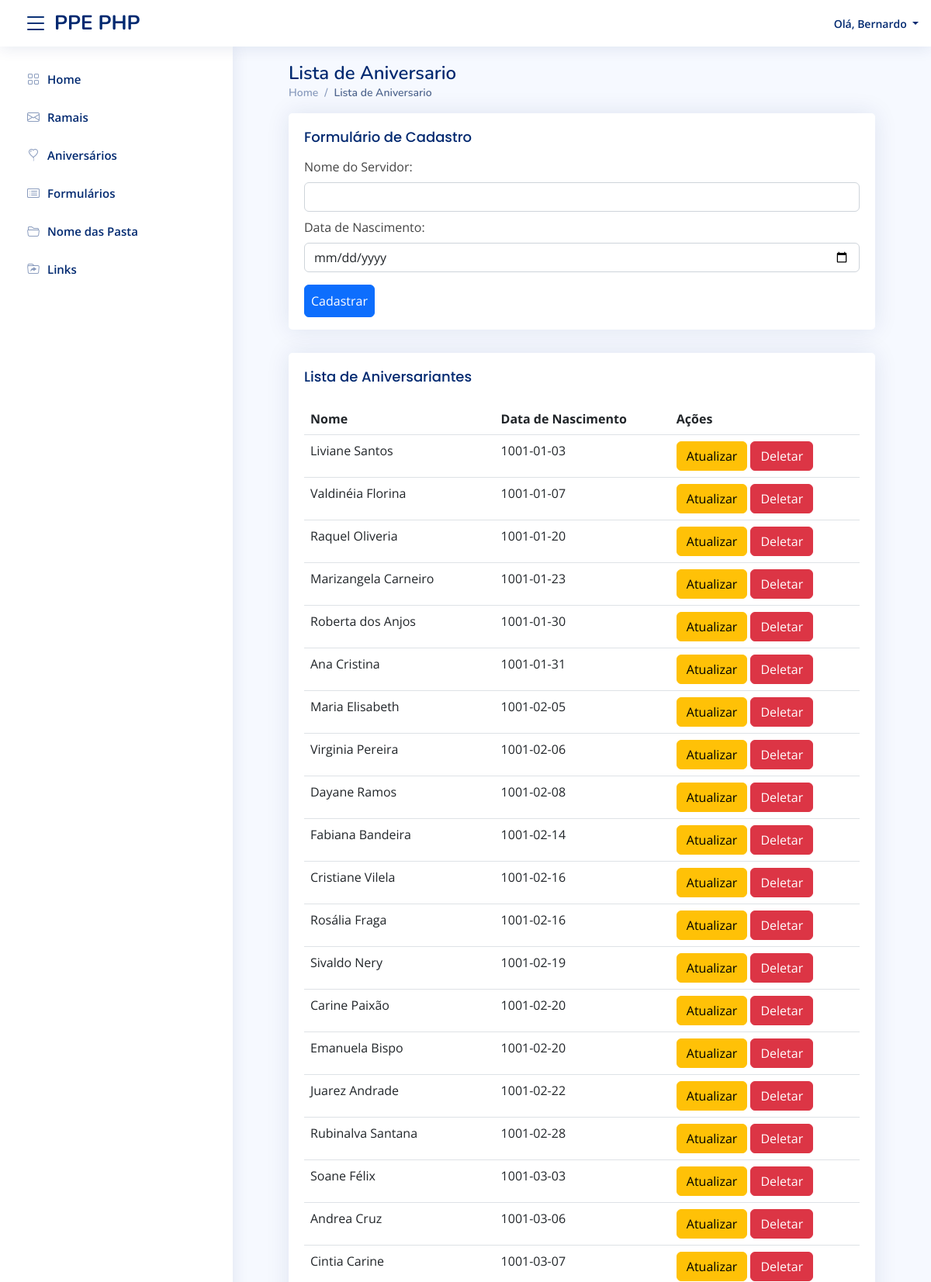
Screenshot of /view/pages/admin/index.php?pag=aniversario (signed in, upper part) with the database file from the repository.
### tables this page shows
CREATE TABLE `usuarios` (
  `id` int(11) NOT NULL,
  `email` varchar(50) NOT NULL,
  `nivel` varchar(20) NOT NULL,
  `nome` varchar(50) NOT NULL,
  `senha` varchar(25) NOT NULL
);

CREATE TABLE `aniversariantes` (
  `id` int(11) NOT NULL,
  `nome` varchar(55) NOT NULL,
  `data_nascimento` date NOT NULL
);

### view/pages/admin/aniversario/listar.php (the view)
<?php
require_once('../../../int/conexao.php');
$sql = "SELECT id, nome, data_nascimento FROM aniversariantes ORDER BY data_nascimento";
$stmt = $pdo->prepare($sql);
$stmt->execute();
$registros = $stmt->fetchAll();
?>
<div class="card">
    <div class="card-body">
        <h5 class="card-title">
            Lista de Aniversariantes
        </h5>
        <table class="table table-hover">
            <thead>
                <tr>
                    <th scope="col">
                        Nome
                    </th>
                    <th scope="col">
                        Data de Nascimento
                    </th>
                    <th scope="col">
                        Ações
                    </th>
                </tr>
            </thead>
            <tbody>
                <?php foreach ($registros as $registro) { ?>
                    <tr>
                        <td>
                            <?php echo $registro['nome']; ?>
                        </td>
                        <td>
                            <?php echo $registro['data_nascimento']; ?>
                        </td>
                        <td>
                            <a href="aniversario/atualizar.php?id=<?php echo $registro['id']; ?>" class="btn btn-warning">
                                Atualizar
                            </a>
                            <a href="aniversario/deletar.php?id=<?php echo $registro['id']; ?>" class="btn btn-danger">
                                Deletar
                            </a>
                        </td>
                    </tr>
                <?php } ?>
            </tbody>
        </table>
    </div>
</div>

### view/layout/header/header_2.php (shortened to what this page needs)
<header id="header" class="header fixed-top d-flex align-items-center">
    <div class="d-flex align-items-center justify-content-between">
        <i class="bi bi-list toggle-sidebar-btn"></i>
        <a href="index.php?pag=<?php echo $menu1 ?>" class="logo d-flex align-items-center">
            <span class="d-none d-lg-block px-2 py-2">PPE PHP</span>
        </a>
    </div>
    <nav class="header-nav ms-auto">
        <ul class="d-flex align-items-center">
            <li class="nav-item dropdown pe-3">
                <a class="nav-link nav-profile d-flex align-items-center pe-0" href="#" data-bs-toggle="dropdown">
                    <span class="d-none d-md-block dropdown-toggle ps-2">
                        <?php echo 'Olá, ' . $primeiroNome ?>
                    </span>
                </a>
            </li>
        </ul>
    </nav>
</header>
<div class="container-fluid">
    <?php
    require_once('sidebar.php');
    ?>
</div>

### assets/css/style.css (style rules this page uses)
:root { scroll-behavior: smooth; }
body { font-family: "Open Sans", sans-serif; background: #f6f9ff; color: #444444; }
a { color: #4154f1; text-decoration: none; }
h1, h2, h3, h4, h5, h6 { font-family: "Nunito", sans-serif; }
.card { margin-bottom: 30px; border: none; border-radius: 5px; box-shadow: 0px 0 30px rgba(1, 41, 112, 0.1); }
.card-title { padding: 20px 0 15px 0; font-size: 18px; font-weight: 500; color: #012970; font-family: "Poppins", sans-serif; }
.card-body { padding: 0 20px 20px 20px; }
.logo { line-height: 1; }
@media (min-width: 1200px) { .logo { width: 280px; } }
.logo span { font-size: 26px; font-weight: 700; color: #012970; font-family: "Nunito", sans-serif; }
.header { transition: all 0.5s; z-index: 997; height: 60px; box-shadow: 0px 2px 20px rgba(1, 41, 112, 0.1); background-color: #fff; padding-left: 20px; }
.header .toggle-sidebar-btn { font-size: 32px; padding-left: 10px; cursor: pointer; color: #012970; }
.header-nav ul { list-style: none; }
.header-nav > ul { margin: 0; padding: 0; }
.header-nav .nav-profile { color: #012970; }
.header-nav .nav-profile span { font-size: 14px; font-weight: 600; }

### rows the page displays
usuarios: nome "Bernardo"
aniversariantes: nome "Liviane Santos", data_nascimento "1001-01-03"
aniversariantes: nome "Valdinéia Florina", data_nascimento "1001-01-07"
aniversariantes: nome "Raquel Oliveria", data_nascimento "1001-01-20"
aniversariantes: nome "Marizangela Carneiro", data_nascimento "1001-01-23"
aniversariantes: nome "Roberta dos Anjos", data_nascimento "1001-01-30"
aniversariantes: nome "Ana Cristina", data_nascimento "1001-01-31"
aniversariantes: nome "Maria Elisabeth", data_nascimento "1001-02-05"
aniversariantes: nome "Virginia Pereira", data_nascimento "1001-02-06"
aniversariantes: nome "Dayane Ramos", data_nascimento "1001-02-08"
aniversariantes: nome "Fabiana Bandeira", data_nascimento "1001-02-14"
aniversariantes: nome "Cristiane Vilela", data_nascimento "1001-02-16"
aniversariantes: nome "Rosália Fraga", data_nascimento "1001-02-16"
aniversariantes: nome "Sivaldo Nery", data_nascimento "1001-02-19"
aniversariantes: nome "Carine Paixão", data_nascimento "1001-02-20"
aniversariantes: nome "Emanuela Bispo", data_nascimento "1001-02-20"
aniversariantes: nome "Juarez Andrade", data_nascimento "1001-02-22"
aniversariantes: nome "Rubinalva Santana", data_nascimento "1001-02-28"
aniversariantes: nome "Soane Félix", data_nascimento "1001-03-03"
aniversariantes: nome "Andrea Cruz", data_nascimento "1001-03-06"
aniversariantes: nome "Cintia Carine", data_nascimento "1001-03-07"

### other values shown
$nome_pag "Lista de Aniversario"
